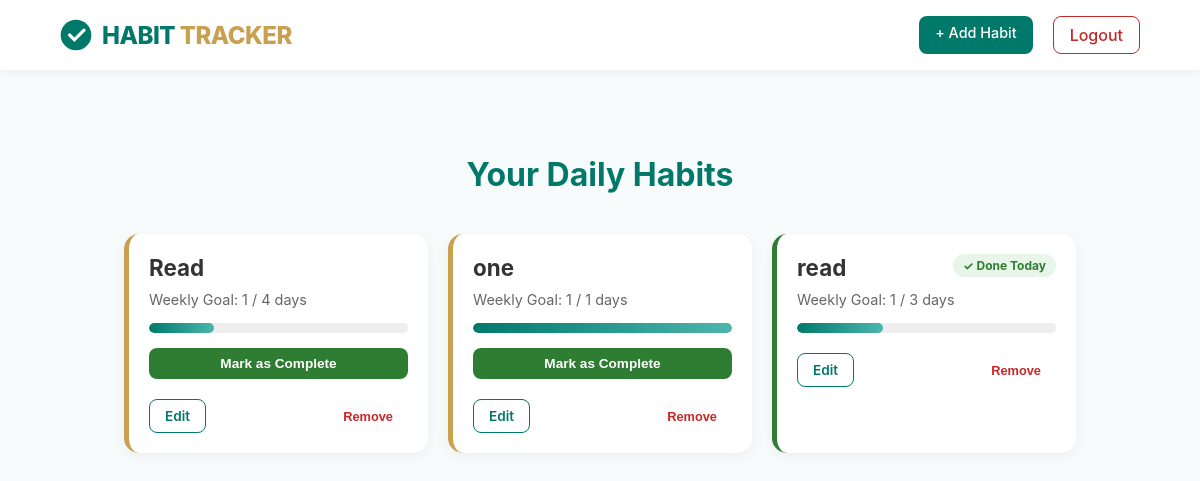
Page / (signed in) on the earlier database version.
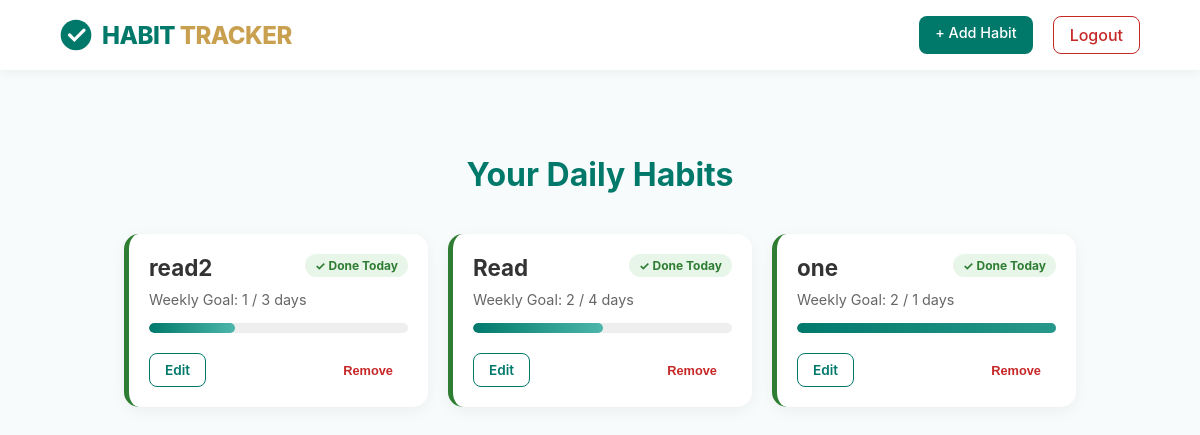
Same page on the later database version.
### tables this page shows
CREATE TABLE habits(
             id INTEGER PRIMARY KEY AUTOINCREMENT,
             user_id INTEGER NOT NULL,
             name TEXT NOT NULL,
             target_days INTEGER NOT NULL,
             created_at DATE DEFAULT CURRENT_DATE,
             FOREIGN KEY(user_id) REFERENCES users(id)
             );

### app.py (the view)
@app.route("/")
@login_required
def index():
    habits = db.execute("""
        SELECT
            habits.id,
            habits.name,
            habits.target_days,

            COUNT(CASE
                WHEN strftime('%Y-%W', habit_logs.completed_date) = strftime('%Y-%W','now')
                THEN 1
            END) AS completed_this_week,

            COALESCE(MAX(CASE
    WHEN habit_logs.completed_date = date('now')
    THEN 1
END), 0) AS completed_today

        FROM habits

        LEFT JOIN habit_logs
            ON habits.id = habit_logs.habit_id

        WHERE habits.user_id = ?

        GROUP BY habits.id

        ORDER BY habits.created_at DESC

    """, session["user_id"])
    return render_template("index.html", habits=habits)

### helpers.py (called while the page is built)
def login_required(f):
    @wraps(f)
    def decorated_function(*args, **kwargs):
        if session.get("user_id") is None:
            return redirect("/login")
        return f(*args, **kwargs)
    return decorated_function

### templates/index.html
{% extends "layout.html" %}
{% block body %}
<div class="container">
    <div class="dashboard-header">
        <h1>Your Daily Habits</h1>
    </div>
    {% if habits %}
    <div class="habit-grid">
        {% for habit in habits %}
        <div class="habit-card {% if habit.completed_today %}completed{% endif %}">
            <div style="display: flex; justify-content: space-between; align-items: flex-start;">
                <h3 class="habit-name">{{ habit.name }}</h3>
                {% if habit.completed_today %}
                    <span class="status-badge">✓ Done Today</span>
                {% endif %}
            </div>
            <div class="stats-text">
                Weekly Goal: {{ habit.completed_this_week }} / {{ habit.target_days }} days
            </div>
            <div class="progress-container">
                {% set percent = (habit.completed_this_week / habit.target_days * 100) if habit.target_days > 0 else 0 %}
                <div class="progress-bar" style="width: {{ percent }}%;"></div>
            </div>
            {% if not habit.completed_today %}
            <form action="/complete/{{ habit.id }}" method="post">
                <button type="submit" class="btn btn-complete">Mark as Complete</button>
            </form>
            {% endif %}
            <div class="card-actions">
                <a href="/edit/{{ habit.id }}" class="btn btn-edit">Edit</a>
                <form action="/delete/{{ habit.id }}" method="post" onsubmit="return confirm('Delete this habit?')">
                    <button type="submit" class="btn btn-delete">Remove</button>
                </form>
            </div>
        </div>
        {% endfor %}
    </div>
    {% else %}
    <div style="text-align: center; padding: 50px;">
        <p style="color: #666;">No habits tracked yet. Start your journey!</p>
        <a href="/add" class="btn btn-complete" style="display: inline-block; width: auto;">Add Your First Habit</a>
    </div>
    {% endif %}
</div>
{% endblock %}

### templates/layout.html (shortened to what this page needs)
<!DOCTYPE html>
<html lang="en">
<head>
    <link rel="stylesheet" href="{{ url_for('static', filename='styles.css') }}">
</head>
<body>
    <nav>
        <a href="/" class="brand">
            <svg width="32" height="32" viewBox="0 0 100 100">
                <circle cx="50" cy="50" r="48" fill="#00796B" />
                <path d="M30,50 l15,15 l30,-30" stroke="white" stroke-width="10" fill="none" stroke-linecap="round"/>
            </svg>
            <span class="brand-name">Habit <span class="brand-sub">Tracker</span></span>
        </a>
        <div class="nav-links">
    {% if session.get("user_id") %}
        <a href="/add" class="btn-add">+ Add Habit</a>
        <a href="/logout" class = "btn-logout">Logout</a>
    {% else %}
        <a href="/login">Login</a>
        <a href="/register">Register</a>
    {% endif %}
</div>
    </nav>
    <div class="container">
        {% block body %}{% endblock %}
    </div>
</body>
</html>

### static/styles.css (style rules this page uses)
body { font-family: 'Inter', -apple-system, sans-serif; margin: 0; background-color: #f8fbfb; }
nav { background: white; padding: 1rem 5%; display: flex; justify-content: space-between; align-items: center; box-shadow: 0 2px 10px rgba(0,0,0,0.05); position: sticky; top: 0; z-index: 1000; }
.brand { display: flex; align-items: center; text-decoration: none; gap: 10px; }
.brand-name { font-size: 1.5rem; font-weight: 800; color: #00796B; text-transform: uppercase; letter-spacing: -0.5px; }
.brand-sub { color: #C9A050; }
.nav-links { display: flex; gap: 20px; }
.nav-links a { text-decoration: none; color: #546E7A; font-weight: 500; transition: color 0.2s; }
.btn-add { background-color: #00796B; color: white !important; padding: 8px 16px; border-radius: 8px; font-size: 0.9rem; }
.container { padding: 2rem 5%; }
.btn-logout { border: 1px solid #C62828; color: #C62828 !important; padding: 8px 16px; border-radius: 8px; }
:root { --primary-teal: #00796B; --accent-gold: #C9A050; --success-green: #2E7D32; --danger-red: #C62828; --bg-light: #f8fbfb; }
.dashboard-header { text-align: center; margin-bottom: 30px; color: var(--primary-teal); }
.habit-grid { display: grid; grid-template-columns: repeat(auto-fill, minmax(300px, 1fr)); gap: 20px; padding: 10px; }
.habit-card { background: white; border-radius: 15px; padding: 20px; box-shadow: 0 4px 15px rgba(0,0,0,0.05); border-left: 5px solid var(--accent-gold); transition: transform 0.2s; }
.habit-card.completed { border-left-color: var(--success-green); }
.habit-name { font-size: 1.4rem; margin: 0 0 10px 0; color: #333; }
.progress-container { background: #eee; border-radius: 10px; height: 10px; margin: 15px 0; overflow: hidden; }
.progress-bar { background: linear-gradient(90deg, var(--primary-teal), #4db6ac); height: 100%; border-radius: 10px; }
.stats-text { font-size: 0.9rem; color: #666; }
.card-actions { display: flex; justify-content: space-between; align-items: center; margin-top: 20px; }
.btn { padding: 8px 15px; border-radius: 8px; border: none; cursor: pointer; font-weight: 600; text-decoration: none; font-size: 0.85rem; transition: opacity 0.2s; }
.btn-edit { color: var(--primary-teal); border: 1px solid var(--primary-teal); }
.btn-delete { background: none; color: var(--danger-red); font-size: 0.8rem; }
.status-badge { display: inline-block; padding: 4px 10px; border-radius: 20px; font-size: 0.75rem; background: #e8f5e9; color: var(--success-green); font-weight: bold; }

Differences in the rows shown:
removed habits: name "read", shows "✓ Done Today", completed_this_week "1", target_days "3", {{ percent }} 33.33333333333333 (drawn)
added habits: name "read2", shows "✓ Done Today", completed_this_week "1", target_days "3", {{ percent }} 33.33333333333333 (drawn)
computed for habits "Read": completed_this_week "1" → "2"; {{ percent }} 25.0 → 50.0 (drawn); text "Mark as Complete" → "✓ Done Today"
computed for habits "one": completed_this_week "1" → "2"; text "Mark as Complete" → "✓ Done Today"
